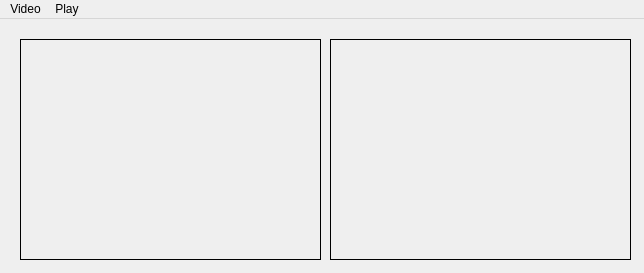
<?xml version="1.0" encoding="UTF-8"?>
<ui version="4.0">
 <class>FaceHero</class>
 <widget class="QMainWindow" name="FaceHero">
  <property name="geometry">
   <rect>
    <x>0</x>
    <y>0</y>
    <width>644</width>
    <height>273</height>
   </rect>
  </property>
  <property name="windowTitle">
   <string>VideoPlayer</string>
  </property>
  <widget class="QWidget" name="centralWidget">
   <widget class="VideoWidget" name="inputFrame">
    <property name="geometry">
     <rect>
      <x>20</x>
      <y>20</y>
      <width>301</width>
      <height>221</height>
     </rect>
    </property>
    <property name="frameShape">
     <enum>QFrame::Box</enum>
    </property>
    <property name="text">
     <string/>
    </property>
    <property name="scaledContents">
     <bool>false</bool>
    </property>
    <property name="alignment">
     <set>Qt::AlignCenter</set>
    </property>
   </widget>
   <widget class="VideoWidget" name="processedFrame">
    <property name="geometry">
     <rect>
      <x>330</x>
      <y>20</y>
      <width>301</width>
      <height>221</height>
     </rect>
    </property>
    <property name="frameShape">
     <enum>QFrame::Box</enum>
    </property>
    <property name="text">
     <string/>
    </property>
    <property name="scaledContents">
     <bool>false</bool>
    </property>
    <property name="alignment">
     <set>Qt::AlignCenter</set>
    </property>
   </widget>
  </widget>
  <widget class="QMenuBar" name="menuBar">
   <property name="geometry">
    <rect>
     <x>0</x>
     <y>0</y>
     <width>644</width>
     <height>21</height>
    </rect>
   </property>
   <widget class="QMenu" name="menuVideo">
    <property name="title">
     <string>Video</string>
    </property>
    <addaction name="actionVideodatei_ffnen"/>
    <addaction name="actionKamera_ffnen"/>
   </widget>
   <widget class="QMenu" name="menuPlay">
    <property name="title">
     <string>Play</string>
    </property>
    <addaction name="actionPlay"/>
   </widget>
   <addaction name="menuVideo"/>
   <addaction name="menuPlay"/>
  </widget>
  <action name="actionVideodatei_ffnen">
   <property name="text">
    <string>Videodatei Öffnen ...</string>
   </property>
  </action>
  <action name="actionKamera_ffnen">
   <property name="text">
    <string>Kamera Öffnen</string>
   </property>
  </action>
  <action name="actionPlay">
   <property name="text">
    <string>Play</string>
   </property>
  </action>
 </widget>
 <layoutdefault spacing="6" margin="11"/>
 <customwidgets>
  <customwidget>
   <class>VideoWidget</class>
   <extends>QLabel</extends>
   <header>videowidget.h</header>
  </customwidget>
 </customwidgets>
 <resources/>
 <connections/>
</ui>
